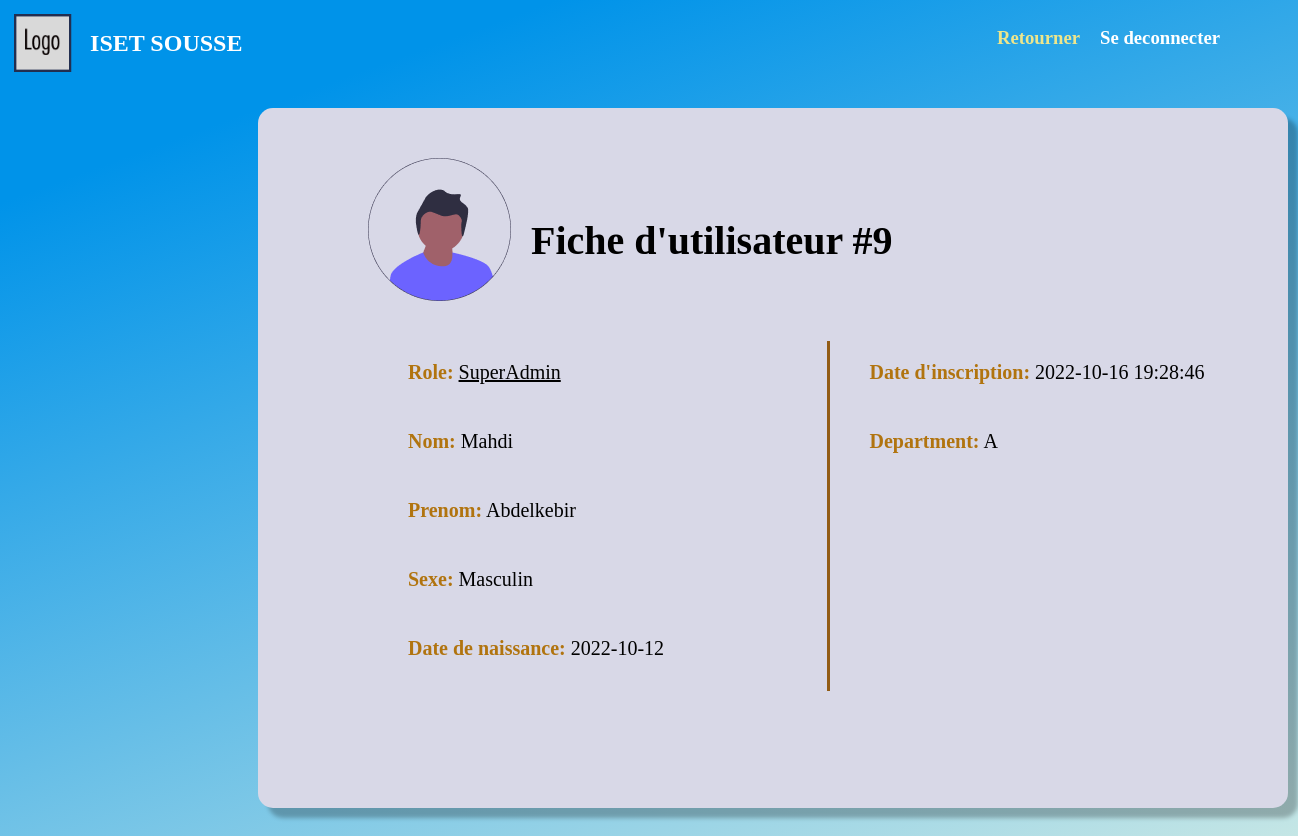
Page /User/Account/public.php?matricule=1 (signed in) on the committed database.
### tables this page shows
CREATE TABLE `utilisateur` (
  `matricule` int(11) NOT NULL,
  `cin` int(8) NOT NULL,
  `nom` varchar(20) NOT NULL,
  `prenom` varchar(20) NOT NULL,
  `sexe` tinyint(1) NOT NULL,
  `dateNaissance` date NOT NULL,
  `adresse` varchar(20) NOT NULL,
  `email` varchar(30) NOT NULL,
  `password` varchar(30) NOT NULL,
  `departmentID` int(11) NOT NULL,
  `dateInscription` datetime NOT NULL DEFAULT current_timestamp(),
  `isConfirmed` tinyint(1) NOT NULL DEFAULT 0,
  `isActive` tinyint(1) NOT NULL DEFAULT 0,
  `activationCode` varchar(100) NOT NULL,
  `activationExpiry` datetime NOT NULL DEFAULT current_timestamp(),
  `role` int(11) NOT NULL
);

CREATE TABLE `department` (
  `id` int(11) NOT NULL,
  `nom` varchar(20) NOT NULL
);

### Pipes/get_login.php (called while the page is built, shortened)
<?php
    if (isset($_SESSION["login"])) {
        $matricule = $_SESSION["login"]["matricule"];
        require_once(ROOT."/Classes/UtilisateurDB.php");
        $utilisateurDB = new UtilisateurDB();
        $user = $utilisateurDB->getUserByMatricule($matricule);
        if ($user == -1) {
            deconnexion();
        } else {
            require(ROOT."/Classes/Roles.php");
        }
    } else {
        header("location: /index.php");
    }
?>

### Classes/mySQL.php (called while the page is built, shortened)
<?php
    class mySql {
        private $_cnx;
        function __construct() {
            try {
                $this->_cnx = new PDO("mysql:host=".self::_serveur.";dbname=".self::_dbb, self::_login, self::_mdp);
            } catch (PDOException $e) {
                echo '<br/>Echec lors de la connexion: '.$e->getMessage();
            }
        }
        function __destruct() {
            $this->_cnx = null;
        }
        public function request($query, $array, $return = false) {
            $prep = $this->_cnx->prepare($query);
            $result = $prep->execute($array);
            if ($return === false) {
                return true;
            } else if ($return == 0) {
                return $prep->rowCount() > 0;
            } else if ($return == 1) {
                return $prep->rowCount() > 0? $prep->fetch() : -1;
            } else if ($return == 2) {
                return $prep->rowCount() > 0? $prep->fetchAll() : -1;
            } else if ($return == 3) {
                return $this->_cnx->lastInsertId();
            }
        }
    }
?>

### Classes/UtilisateurDB.php (called while the page is built, shortened)
<?php
    require_once("MySql.php");
    class UtilisateurDB extends MySql {
        public function getUserByMatricule($matricule) {
            return $this->request(
                "SELECT * FROM utilisateur WHERE matricule = :matricule",
                array(':matricule' => $matricule),
                1
            );
        }
    }

### Classes/Roles.php (called while the page is built, shortened)
<?php
class Roles
{
    static public function getName($id) {
        return self::roleArray[$id];
    }
}

### Classes/Utilisateur.php (called while the page is built, shortened)
<?php
    class Utilisateur {
        static public function getSexeName($sexeID) {
            return $sexeID == 1 ? "Masculin" : "Feminin";
        }
    }

### Classes/DepartmentDB.php (called while the page is built, shortened)
<?php
    require_once("MySql.php");
    class DepartmentDB extends MySql {
        public function getNom($id) {
            $query = "SELECT nom from department WHERE id = :id";
            $secureArray = array(
                ":id" => $id,
            );
            return $this->request($query, $secureArray, 1)["nom"];
        }
    }

### User/Account/public.php (the view, shortened to what this page needs)
<!DOCTYPE html>
<head>
    <?php
        include(ROOT."/Pipes/get_login.php");
    ?>
    <link rel="stylesheet" href="/Assets/css/user.css">
    <link rel="stylesheet" href="/Assets/css/profil.css">
</head>
<body>
    <?php
        require_once(ROOT."/Classes/UtilisateurDB.php");
        $utilisateurDB = new UtilisateurDB();
        if (isset($_GET["matricule"]) && is_numeric($_GET["matricule"])) {
            $person = $utilisateurDB->getUserByMatricule($_GET["matricule"]);
            if ($person === -1) {
                header("location: /User/Account/not_found.php");
            } else {
                include(ROOT."/Classes/Utilisateur.php");
                $sexe = Utilisateur::getSexeName($person["sexe"]);
                if (isset($person["departmentID"])) {
                    include(ROOT."/Classes/DepartmentDB.php");
                    $departmentDB = new DepartmentDB();
                    $department = $departmentDB->getNom($person["departmentID"]);
                }
                $role = Roles::getName($person["role"]);
            }
        }
    ?>
    <div class="logo">
        <div class = "seperated_div">
            <div class = "header_div">
                <img src="/Assets/imgs/LOGO.png">
                <h2 class = "website_title"> <?= NOM_SITE ?> </h2>
            </div>
            <div class = "buttons_div">
                <h3 class = "go_back"> <a href="../index.php">Retourner</a></h3>
                <h3 class = "deconnection"> <a href="/Pipes/deconnexion.php">Se deconnecter</a></h3>
            </div>
        </div>
    </div>
    <div class="cd">
        <div class="cadre">
            <div class="pg">
                <div class="img_container">
                    <?php
                        if ($user["sexe"] == 0) {
                            echo "<img src='/Assets/imgs/profile_picture_female.png'>";
                        } else {
                            echo "<img src='/Assets/imgs/profile_picture_male.png'>";
                        }
                    ?>
                    <h1>Fiche d'utilisateur #<?= $user["matricule"] ?></h1>
                </div>
                <div class = "flex-box">
                    <div class="form_">
                        <ul>
                            <li> <span>Role:</span> <u><?= $role ?></u></li>
                            <br>
                            <br>
                            <li><span>Nom:</span> <?= $person["nom"] ?> </li>
                            <br>
                            <br>
                            <li>
                            <span>Prenom:</span> <?= $person["prenom"] ?>
                            </li>
                            <br>
                            <br>
                            <li>
                            <span>Sexe:</span>  <?= $sexe ?>
                            </li>
                            <br>
                            <br>
                            <li> <span>Date de naissance:</span>  <?= $person["dateNaissance"] ?>
                            </li>
                            <br>
                            <br>
                        </ul>
                    </div>
                    <div class="verticalLine"></div>
                    <div class="form_">
                        <ul>
                            <li> <span>Date d'inscription:</span>  <?= $person["dateInscription"] ?> </li>
                            <br>
                            <br>
                            <?php
                                if (isset($department)) {
                                    echo "<li> <span>Department:</span> ".$department." </li>
                                    <br>
                                    <br>";
                                }
                            ?>
                        </ul>
                    </div>
                </div>
            </div>
        </div>
    </div>
</body>

### Assets/css/user.css (style rules this page uses)
body { background-color: #0093E9; background-image: linear-gradient(160deg, #0093E9 15%, #cce9e5 100%); }
.header_div { display: flex; flex-direction: row; align-items: center; height: 70px; }
.seperated_div { display: flex; flex-direction: row; justify-content: space-between; }
.seperated_div div { width: 50%; }
.buttons_div { display:flex; justify-content: right; margin-right: 70px; }
.buttons_div > * { margin-left: 20px }
.website_title { color: white; }
.go_back a { color: rgb(237 230 140); font-weight: bold; }
.deconnection a { color: white; }
a { text-decoration: none; }
.logo img { padding:1%; width: 70px; }

### Assets/css/profil.css (style rules this page uses)
.verticalLine { border-left: 3px solid #925c16; height: 350px; }
.cd { padding-top: 30px; padding-left: 250px; margin-bottom: 70px; }
.cadre { padding-top:50px; padding-left: 30px; background-color:rgb(216, 216, 231); box-shadow: 10px 10px 4px rgb(0 0 0 / 25%); border-radius: 15px; width: 1000px; font-size: 20px; min-height: 600px; padding-bottom:50px }
.pg { margin-left: 80px; }
.flex-box { display:flex; margin: 20px 0; }
.flex-box > .form_ { width:50% }
.form_ > ul { list-style:none }
.form_ span { font-family: 'Futura Hv BT'; font-style: normal; font-weight: bold; color: #B1740F; font-size: 20px; }
.img_container { display: flex; align-items: center; margin-bottom: 40px; }
.img_container h2, .img_container h1 { margin-left: 20px; margin-bottom: 5px }

### rows in the picture
utilisateur: matricule "9"
utilisateur: role "SuperAdmin", nom "Mahdi", prenom "Abdelkebir", sexe "Masculin", dateNaissance "2022-10-12", dateInscription "2022-10-16 19:28:46", departmentID.nom "A"

### other values in the picture
NOM_SITE "ISET SOUSSE"
